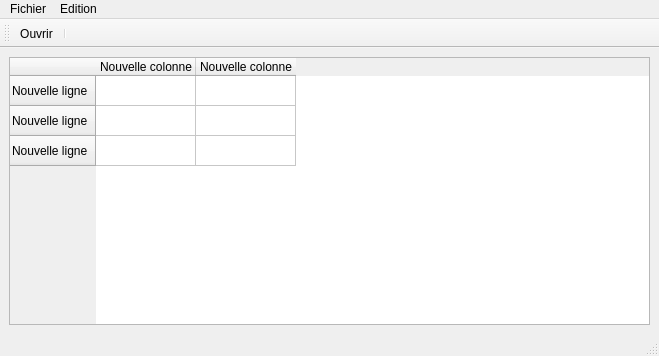
<?xml version="1.0" encoding="UTF-8"?>
<ui version="4.0">
 <class>MainWindow</class>
 <widget class="QMainWindow" name="MainWindow">
  <property name="geometry">
   <rect>
    <x>0</x>
    <y>0</y>
    <width>659</width>
    <height>356</height>
   </rect>
  </property>
  <property name="windowTitle">
   <string>MainWindow</string>
  </property>
  <widget class="QWidget" name="centralwidget">
   <layout class="QVBoxLayout" name="verticalLayout">
    <item>
     <widget class="QTableWidget" name="tableWidget">
      <row>
       <property name="text">
        <string>Nouvelle ligne</string>
       </property>
      </row>
      <row>
       <property name="text">
        <string>Nouvelle ligne</string>
       </property>
      </row>
      <row>
       <property name="text">
        <string>Nouvelle ligne</string>
       </property>
      </row>
      <column>
       <property name="text">
        <string>Nouvelle colonne</string>
       </property>
      </column>
      <column>
       <property name="text">
        <string>Nouvelle colonne</string>
       </property>
      </column>
     </widget>
    </item>
   </layout>
  </widget>
  <widget class="QMenuBar" name="menubar">
   <property name="geometry">
    <rect>
     <x>0</x>
     <y>0</y>
     <width>659</width>
     <height>25</height>
    </rect>
   </property>
   <widget class="QMenu" name="menuFichier">
    <property name="title">
     <string>Fichier</string>
    </property>
   </widget>
   <widget class="QMenu" name="menuEdition">
    <property name="title">
     <string>Edition</string>
    </property>
   </widget>
   <addaction name="menuFichier"/>
   <addaction name="menuEdition"/>
  </widget>
  <widget class="QStatusBar" name="statusbar"/>
  <widget class="QToolBar" name="toolBar">
   <property name="windowTitle">
    <string>toolBar</string>
   </property>
   <attribute name="toolBarArea">
    <enum>TopToolBarArea</enum>
   </attribute>
   <attribute name="toolBarBreak">
    <bool>false</bool>
   </attribute>
   <addaction name="actionOuvrir"/>
   <addaction name="separator"/>
  </widget>
  <action name="actionOuvrir">
   <property name="icon">
    <iconset resource="ressources.qrc">
     <normaloff>:/images/stremio.png</normaloff>:/images/stremio.png</iconset>
   </property>
   <property name="text">
    <string>Ouvrir</string>
   </property>
   <property name="toolTip">
    <string>infobulle</string>
   </property>
  </action>
 </widget>
 <resources>
  <include location="ressources.qrc"/>
 </resources>
 <connections/>
</ui>
